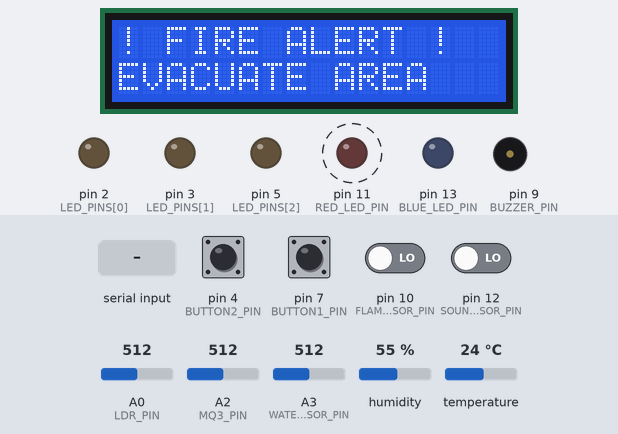
A sketch run on a simulated Arduino Uno, built with avr-gcc and run on an emulated ATmega328P. Shown: 16×2 character LCD, output pins drawn as LEDs (lit = HIGH), buzzer (waves = sounding, pin HIGH). Dashed ring = blinking. Inputs (shaded band) come from the test bench; at power-on: pin 4 (BUTTON2_PIN), pin 7 (BUTTON1_PIN), pin 10 (FLAME_SENSOR_PIN), pin 12 (SOUND_SENSOR_PIN) LOW, A3 (WATER_SENSOR_PIN) = 512, humidity 55 %, A0 (LDR_PIN) = 512, A2 (MQ3_PIN) = 512, temperature 24 °C. What the sketch prints to the serial monitor is not drawn.

Above: at 3.3 s.
3.4 s: "BON\n" received over Serial
At 8.5 s:
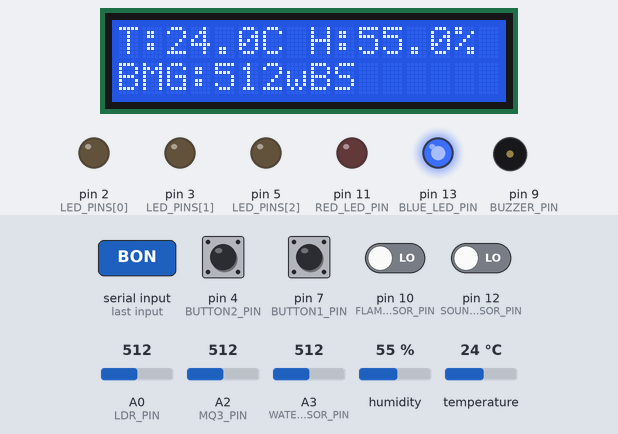
9.3 s: A3 (WATER_SENSOR_PIN) set to 318
11.1 s: A3 (WATER_SENSOR_PIN) set to 285
At 13.1 s:
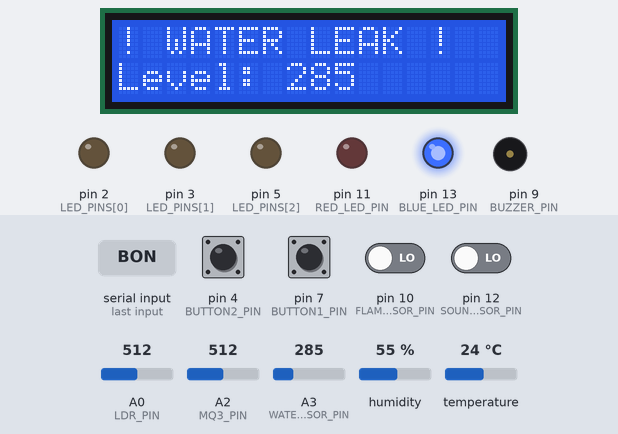
13.4 s: pin 4 (BUTTON2_PIN) pulled HIGH for 0.15 s
At 14.5 s:
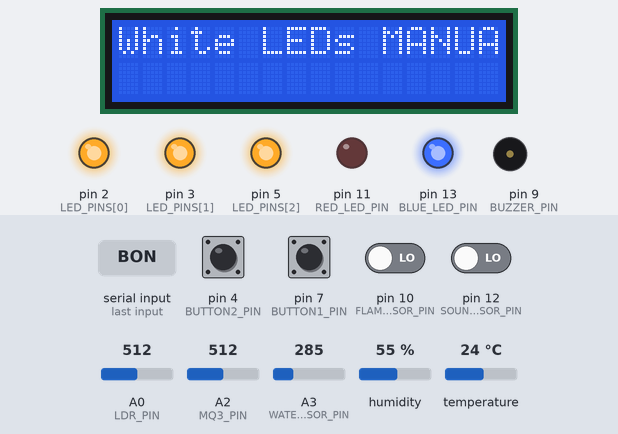
20.8 s: pin 12 (SOUND_SENSOR_PIN) driven HIGH
At 21.44 s:
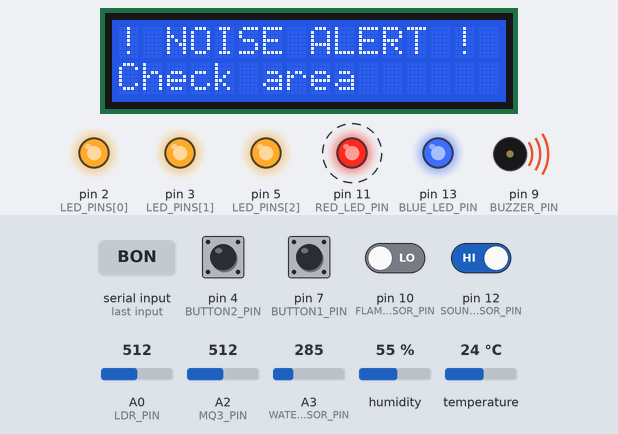
23.4 s: humidity set to 79 %
At 26.86 s:
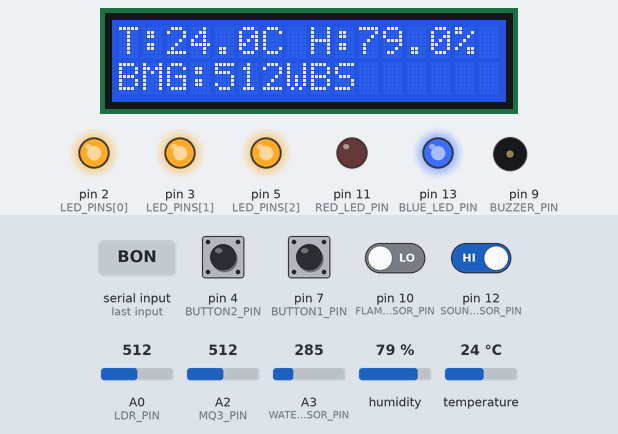
28.1 s: humidity set to 82 %
At 35.2 s:
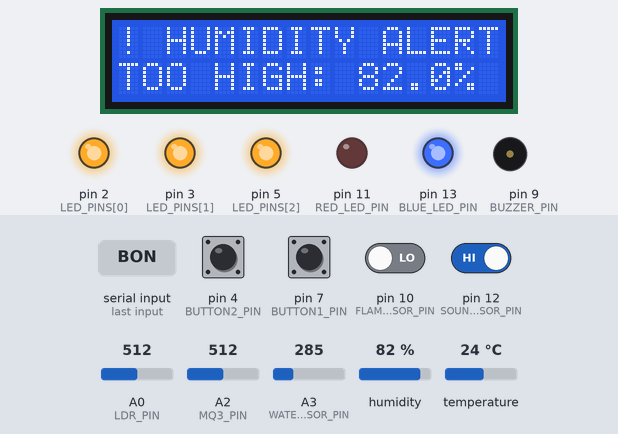
Timing chart, 0 to 35.9 s (numbered marks = the images above; inputs shaded):
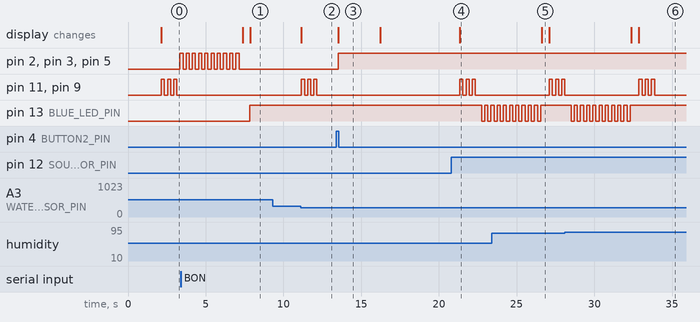

The sketch:

Arduino_Part.ino
```cpp
#include <Wire.h>
#include <LiquidCrystal_I2C.h>
#include <DHT.h>

// ==================== FUNCTION PROTOTYPES ====================
void showStartupMessage();
void readAllSensors();
void handleButtons();
void controlLEDs();
void controlBlueLED();
void setAllLEDs(bool ledState);
void updateStatusLED();
void checkAlerts();
void monitorSoundSensor();
void triggerTemperatureAlert(float temp);
void triggerHumidityAlert(float hum);
void triggerWaterAlert();
void triggerFlameAlert();
void triggerGasAlert();
void triggerSoundAlert();
void updateDisplay();
void updateSerialOutput();
void handleSerialCommands();
void activateAlert();

// ==================== SYSTEM CONFIGURATION ====================
#define DHTPIN 8
#define DHTTYPE DHT22

const byte LCD_ADDRESS = 0x27;
const byte LCD_COLS = 16;
const byte LCD_ROWS = 2;

const byte MQ3_PIN = A2;
const byte LDR_PIN = A0;
const byte WATER_SENSOR_PIN = A3;
const byte FLAME_SENSOR_PIN = 10;
const byte SOUND_SENSOR_PIN = 12;
const byte BLUE_LED_PIN = 13;
const byte PIR_PIN = 6;
const byte BUTTON1_PIN = 7;
const byte BUTTON2_PIN = 4;
const byte BUZZER_PIN = 9;
const byte RED_LED_PIN = 11;
const byte LED_PINS[] = {2, 3, 5};
const byte LED_COUNT = sizeof(LED_PINS) / sizeof(LED_PINS[0]);

const int WATER_DRY = 550;
const int WATER_WET = 300;
const int LDR_DARK = 140;
const int LDR_LIGHT = 200;
const int ALCOHOL_WARNING = 300;
const int ALCOHOL_DANGER = 790;
const unsigned long SOUND_RESET_DELAY = 10000;
const byte SOUND_ALERT_COUNT = 3;
const unsigned long DEBOUNCE_DELAY = 50;
const unsigned long ALERT_DISPLAY_TIME = 5000;
const unsigned long MOTION_TIMEOUT = 300000;
const unsigned long SERIAL_UPDATE_INTERVAL = 2000;

const float TEMP_TOO_HIGH = 35.0;
const float TEMP_TOO_LOW = 10.0;
const float HUM_TOO_HIGH = 80.0;
const float HUM_TOO_LOW = 20.0;

// ==================== SYSTEM STATE ====================
bool soundSensorActive = false;
bool whiteLedsManualOn = false;
bool blueLedOn = false;
bool waterAlertActive = false;
bool flameAlertActive = false;
bool gasAlertActive = false;
bool soundAlertActive = false;
byte soundCount = 0;
unsigned long lastSoundTime = 0;
unsigned long lastMotionTime = 0;
unsigned long lastAlertTime = 0;
unsigned long lastSerialUpdate = 0;
bool showingAlert = false;

int button1State;
int lastButton1State = LOW;
int button2State;
int lastButton2State = LOW;
unsigned long lastDebounceTime1 = 0;
unsigned long lastDebounceTime2 = 0;

DHT dht(DHTPIN, DHTTYPE);
LiquidCrystal_I2C lcd(LCD_ADDRESS, LCD_COLS, LCD_ROWS);

void setup() {
  Serial.begin(9600);
  dht.begin();
  lcd.begin(LCD_COLS, LCD_ROWS);
  lcd.backlight();
  showStartupMessage();

  pinMode(SOUND_SENSOR_PIN, INPUT);
  pinMode(FLAME_SENSOR_PIN, INPUT);
  pinMode(PIR_PIN, INPUT);
  pinMode(BUTTON1_PIN, INPUT);
  pinMode(BUTTON2_PIN, INPUT);
  pinMode(BLUE_LED_PIN, OUTPUT);
  pinMode(RED_LED_PIN, OUTPUT);
  pinMode(BUZZER_PIN, OUTPUT);

  for (byte i = 0; i < LED_COUNT; i++) {
    pinMode(LED_PINS[i], OUTPUT);
    digitalWrite(LED_PINS[i], LOW);
  }

  digitalWrite(BLUE_LED_PIN, LOW);
  digitalWrite(RED_LED_PIN, LOW);
  digitalWrite(BUZZER_PIN, LOW);
  Serial.println("=== Smart Room Monitoring System ===");
  Serial.println("Commands: 'WON', 'WOFF', 'BON', 'BOFF'");
}

void showStartupMessage() {
  lcd.clear();
  lcd.print(" Smart Room  v2.1");
  lcd.setCursor(0, 1);
  lcd.print("System Ready");
  delay(2000);
}

void loop() {
  readAllSensors();
  handleButtons();
  if (Serial.available()) handleSerialCommands();
  controlLEDs();
  controlBlueLED();
  checkAlerts();
  monitorSoundSensor();
  updateDisplay();
  updateSerialOutput();
  delay(100);
}

void readAllSensors() {
  // Sensors are read in their respective functions when needed
}

void controlLEDs() {
  if (whiteLedsManualOn) {
    setAllLEDs(HIGH);
    return;
  }

  int lightLevel = analogRead(LDR_PIN);
  bool motionActive = (millis() - lastMotionTime) < MOTION_TIMEOUT;
  bool shouldTurnOn = (lightLevel <= LDR_DARK) && motionActive;

  setAllLEDs(shouldTurnOn);
}

void setAllLEDs(bool ledState) {
  for (byte i = 0; i < LED_COUNT; i++) {
    digitalWrite(LED_PINS[i], ledState ? HIGH : LOW);
  }
}

void controlBlueLED() {
  digitalWrite(BLUE_LED_PIN, blueLedOn ? HIGH : LOW);
}

void handleButtons() {
  int reading2 = digitalRead(BUTTON2_PIN);
  int reading1 = digitalRead(BUTTON1_PIN);

  if (reading1 != lastButton1State) lastDebounceTime1 = millis();
  if ((millis() - lastDebounceTime1) > DEBOUNCE_DELAY) {
    if (reading1 != button1State) {
      button1State = reading1;
      if (button1State == HIGH) {
        blueLedOn = !blueLedOn;
        soundSensorActive = blueLedOn;
        lcd.clear();
        lcd.print("Blue LED ");
        lcd.print(blueLedOn ? "ON" : "OFF");
        if (!blueLedOn) {
          soundCount = 0;
          lastSoundTime = 0;
          soundAlertActive = false;
        }
      }
    }
  }
  lastButton1State = reading1;

  if (reading2 != lastButton2State) lastDebounceTime2 = millis();
  if ((millis() - lastDebounceTime2) > DEBOUNCE_DELAY) {
    if (reading2 != button2State) {
      button2State = reading2;
      if (button2State == HIGH) {
        whiteLedsManualOn = !whiteLedsManualOn;
        lcd.clear();
        lcd.print("White LEDs ");
        lcd.print(whiteLedsManualOn ? "MANUAL ON" : "AUTO");
      }
    }
  }
  lastButton2State = reading2;
}

void handleSerialCommands() {
  String command = Serial.readStringUntil('\n');
  command.trim();
  if (command.equalsIgnoreCase("WON")) whiteLedsManualOn = true;
  else if (command.equalsIgnoreCase("WOFF")) whiteLedsManualOn = false;
  else if (command.equalsIgnoreCase("BON")) {
    blueLedOn = true;
    soundSensorActive = true;
  } else if (command.equalsIgnoreCase("BOFF")) {
    blueLedOn = false;
    soundSensorActive = false;
    soundCount = 0;
    lastSoundTime = 0;
    soundAlertActive = false;
  }
}

void checkAlerts() {
  float temp = dht.readTemperature();
  float hum = dht.readHumidity();
  int waterValue = analogRead(WATER_SENSOR_PIN);
  int mq3Value = analogRead(MQ3_PIN);
  bool flame = digitalRead(FLAME_SENSOR_PIN) == LOW;

  if ((temp > TEMP_TOO_HIGH || temp < TEMP_TOO_LOW) && !showingAlert) {
    triggerTemperatureAlert(temp);
  }

  if ((hum > HUM_TOO_HIGH || hum < HUM_TOO_LOW) && !showingAlert) {
    triggerHumidityAlert(hum);
  }

  if (waterValue < WATER_WET && !waterAlertActive && !showingAlert) {
    triggerWaterAlert();
  } else if (waterValue > WATER_DRY && waterAlertActive) {
    waterAlertActive = false;
  }

  if (flame && !flameAlertActive && !showingAlert) {
    triggerFlameAlert();
  } else if (!flame && flameAlertActive) {
    flameAlertActive = false;
  }

  if (mq3Value > ALCOHOL_DANGER && !gasAlertActive && !showingAlert) {
    triggerGasAlert();
    gasAlertActive = true;
  } else if (mq3Value < ALCOHOL_WARNING && gasAlertActive) {
    gasAlertActive = false;
  }

  if (soundAlertActive && (millis() - lastAlertTime > ALERT_DISPLAY_TIME)) {
    soundAlertActive = false;
  }
}

void triggerTemperatureAlert(float temp) {
  showingAlert = true;
  lastAlertTime = millis();
  lcd.clear();
  lcd.print("! TEMP ALERT !");
  lcd.setCursor(0, 1);
  lcd.print(temp > TEMP_TOO_HIGH ? "TOO HIGH: " : "TOO LOW: ");
  lcd.print(temp, 1);
  lcd.print("C");
  activateAlert();
}

void triggerHumidityAlert(float hum) {
  showingAlert = true;
  lastAlertTime = millis();
  lcd.clear();
  lcd.print("! HUMIDITY ALERT !");
  lcd.setCursor(0, 1);
  lcd.print(hum > HUM_TOO_HIGH ? "TOO HIGH: " : "TOO LOW: ");
  lcd.print(hum, 1);
  lcd.print("%");
  activateAlert();
}

void triggerWaterAlert() {
  waterAlertActive = true;
  showingAlert = true;
  lastAlertTime = millis();
  int waterValue = analogRead(WATER_SENSOR_PIN);
  lcd.clear();
  lcd.print("! WATER LEAK !");
  lcd.setCursor(0, 1);
  lcd.print("Level: ");
  lcd.print(waterValue);
  activateAlert();
}

void triggerFlameAlert() {
  flameAlertActive = true;
  showingAlert = true;
  lastAlertTime = millis();
  lcd.clear();
  lcd.print("! FIRE ALERT !");
  lcd.setCursor(0, 1);
  lcd.print("EVACUATE AREA");
  activateAlert();
  for (byte i = 0; i < 10; i++) {
    setAllLEDs(HIGH);
    delay(200);
    setAllLEDs(LOW);
    delay(200);
  }
}

void triggerGasAlert() {
  gasAlertActive = true;
  showingAlert = true;
  lastAlertTime = millis();
  int mq3Value = analogRead(MQ3_PIN);
  lcd.clear();
  lcd.print("! GAS DETECTED !");
  lcd.setCursor(0, 1);
  lcd.print("Ventilate area");
  activateAlert();
}

void triggerSoundAlert() {
  soundAlertActive = true;
  showingAlert = true;
  lastAlertTime = millis();
  lcd.clear();
  lcd.print("! NOISE ALERT !");
  lcd.setCursor(0, 1);
  lcd.print("Check area");
  activateAlert();
  for (byte i = 0; i < 10; i++) {
    digitalWrite(BLUE_LED_PIN, HIGH);
    delay(200);
    digitalWrite(BLUE_LED_PIN, LOW);
    delay(200);
  }
  digitalWrite(BLUE_LED_PIN, blueLedOn ? HIGH : LOW);
}

void activateAlert() {
  for (int i = 0; i < 3; i++) {
    digitalWrite(RED_LED_PIN, HIGH);
    digitalWrite(BUZZER_PIN, HIGH);
    delay(200);
    digitalWrite(RED_LED_PIN, LOW);
    digitalWrite(BUZZER_PIN, LOW);
    delay(200);
  }
}

void monitorSoundSensor() {
  if (!soundSensorActive) return;

  if (digitalRead(SOUND_SENSOR_PIN) == HIGH) {
    unsigned long now = millis();
    if (now - lastSoundTime > SOUND_RESET_DELAY) {
      soundCount = 0;
    }

    soundCount++;
    lastSoundTime = now;

    if (soundCount >= SOUND_ALERT_COUNT && !soundAlertActive && !showingAlert) {
      triggerSoundAlert();
    }
    delay(50);
  }
}

void updateDisplay() {
  if (showingAlert && (millis() - lastAlertTime < ALERT_DISPLAY_TIME)) return;
  showingAlert = false;

  lcd.clear();
  float temp = dht.readTemperature();
  float hum = dht.readHumidity();

  lcd.setCursor(0, 0);
  lcd.print("T:");
  lcd.print(temp, 1);
  lcd.print("C H:");
  lcd.print(hum, 1);
  lcd.print("%");

  lcd.setCursor(0, 1);
  lcd.print(analogRead(LDR_PIN) < LDR_DARK ? "D" : "B");
  lcd.print((millis() - lastMotionTime) < MOTION_TIMEOUT ? "M" : " ");
  lcd.print("G:");
  lcd.print(analogRead(MQ3_PIN));
  lcd.print(whiteLedsManualOn ? "W" : "w");
  lcd.print(blueLedOn ? "B" : "b");
  lcd.print(soundSensorActive ? "S" : "s");
}

void updateSerialOutput() {
  if (millis() - lastSerialUpdate > SERIAL_UPDATE_INTERVAL) {
    lastSerialUpdate = millis();
    float temp = dht.readTemperature();
    float hum = dht.readHumidity();
    int mq3Value = analogRead(MQ3_PIN);
    int ldrValue = analogRead(LDR_PIN);
    int waterValue = analogRead(WATER_SENSOR_PIN);
    bool flameDetected = digitalRead(FLAME_SENSOR_PIN) == LOW;
    bool waterDetected = waterValue < WATER_WET;
    bool soundDetected = digitalRead(SOUND_SENSOR_PIN) == HIGH;
    bool motionDetected = (millis() - lastMotionTime) < MOTION_TIMEOUT;

    Serial.println("=== Current Sensor Readings ===");
    Serial.print("Temp: "); Serial.print(temp); Serial.println("°C");
    Serial.print("Humidity: "); Serial.print(hum); Serial.println("%");
    Serial.print("Gas Level: "); Serial.println(mq3Value);
    Serial.print("Light Level: "); Serial.println(ldrValue);
    Serial.print("Water Level: "); Serial.println(waterValue);
    Serial.print("Flame: "); Serial.println(flameDetected ? "DETECTED" : "No");
    Serial.print("Motion: "); Serial.println(motionDetected ? "DETECTED" : "No");
    Serial.print("Sound: "); Serial.println(soundDetected ? "DETECTED" : "No");
    Serial.print("Sound Sensor: "); Serial.println(soundSensorActive ? "ON" : "OFF");
    Serial.print("White LEDs: "); Serial.println(whiteLedsManualOn ? "MANUAL" : "AUTO");
    Serial.print("Blue LED: "); Serial.println(blueLedOn ? "ON" : "OFF");
    Serial.println("------------------------------");

    Serial.print("{\"temperature\":");
    Serial.print(temp, 1);
    Serial.print(",\"humidity\":");
    Serial.print(hum, 1);
    Serial.print(",\"alcohol_level\":");
    Serial.print(mq3Value);
    Serial.print(",\"flame_detected\":");
    Serial.print(flameDetected ? "true" : "false");
    Serial.print(",\"water_detected\":");
    Serial.print(waterDetected ? "true" : "false");
    Serial.print(",\"sound_alert\":");
    Serial.print(soundAlertActive ? "true" : "false");
    Serial.print(",\"motion_detected\":");
    Serial.print(motionDetected ? "true" : "false");
    Serial.println("}");
  }
}
```

Measured:
- the behaviour switches between 300 and 299 on A3 (WATER_SENSOR_PIN) (found by bisection; images 1 and 2)
- the behaviour switches between 80 and 81 % on humidity (found by bisection; images 5 and 6)
- after the input at 3.4 s, pin 13 (BLUE_LED_PIN): LOW → HIGH after 4.4 s; the display: first differs from a run without the input after 4.4 s (image 1)
- after the input at 9.3 s, every drawn part: stays the same
- after the input at 11.1 s, pin 11 (RED_LED_PIN), pin 9 (BUZZER_PIN): alternates HIGH for 0.20 s and LOW for 0.20 s, 6 changes in all, then stays LOW, starting after 0.06 s; the display: changes after 0.06 s (image 2)
- after the input at 13.4 s, pin 2 (LED_PINS[0]), pin 3 (LED_PINS[1]), pin 5 (LED_PINS[2]): LOW → HIGH after 0.13 s; the display: changes after 0.13 s (image 3)
- after the input at 20.8 s, pin 11 (RED_LED_PIN), pin 9 (BUZZER_PIN): alternates HIGH for 0.20 s and LOW for 0.20 s, 6 changes in all, then stays LOW, starting after 0.55 s; pin 13 (BLUE_LED_PIN): alternates HIGH for 0.20 s and LOW for 0.20 s, starting after 1.9 s; the display: changes after 0.55 s (image 4)
- after the input at 23.4 s, the display: changes after 3.2 s (image 5)
- after the input at 28.1 s, pin 13 (BLUE_LED_PIN): goes on until 32.3 s, then stays HIGH; the display: first changes after 4.3 s (image 6 shows a later state)
